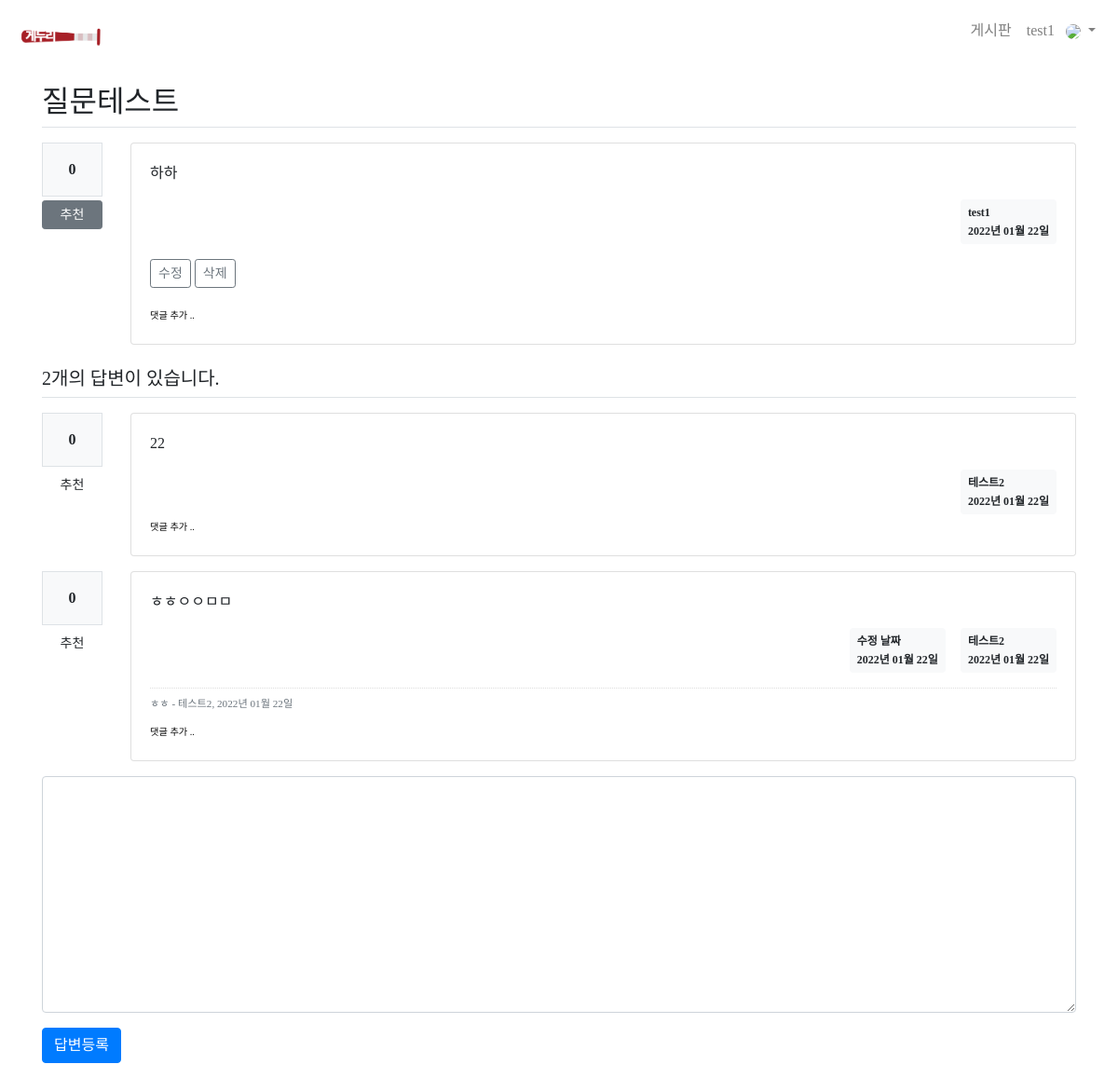
The app's page /question/detail/304/ (signed in) with its own data.
### pybo/models.py (models this page shows)
class User(db.Model):
  id = db.Column(db.Integer, primary_key=True)
  username = db.Column(db.String(150), unique=True, nullable=False)
  password = db.Column(db.String(200), nullable=False)
  email = db.Column(db.String(120), unique=True, nullable=False)

class Question(db.Model):
  id = db.Column(db.Integer, primary_key=True)
  subject = db.Column(db.String(200), nullable=False)
  content = db.Column(db.Text(), nullable=False)
  create_date = db.Column(db.DateTime(), nullable=False)
  user_id = db.Column(db.Integer, db.ForeignKey('user.id', ondelete='CASCADE'), nullable=False)
  user = db.relationship('User', backref=db.backref('question_set'))
  modify_date = db.Column(db.DateTime(), nullable=True)
  voter = db.relationship('User', secondary=question_voter, backref=db.backref('question_voter_set'))

class Answer(db.Model):
  id = db.Column(db.Integer, primary_key=True)
  question_id = db.Column(db.Integer, db.ForeignKey('question.id', ondelete='CASCADE'))
  question = db.relationship('Question', backref=db.backref('answer_set'))
  content = db.Column(db.Text(), nullable=False)
  create_date = db.Column(db.DateTime(), nullable=False)
  user_id = db.Column(db.Integer, db.ForeignKey('user.id', ondelete='CASCADE'), nullable=False)
  user = db.relationship('User', backref=db.backref('answer_set'))
  modify_date = db.Column(db.DateTime(), nullable=True)
  voter = db.relationship('User', secondary=answer_voter, backref=db.backref('answer_voter_set'))

class Comment(db.Model):
    id = db.Column(db.Integer, primary_key=True)
    user_id = db.Column(db.Integer, db.ForeignKey('user.id', ondelete='CASCADE'), nullable=False)
    user = db.relationship('User', backref=db.backref('comment_set'))
    content = db.Column(db.Text(), nullable=False)
    create_date = db.Column(db.DateTime(), nullable=False)
    modify_date = db.Column(db.DateTime())
    question_id = db.Column(db.Integer, db.ForeignKey('question.id', ondelete='CASCADE'), nullable=True)
    question = db.relationship('Question', backref=db.backref('comment_set'))
    answer_id = db.Column(db.Integer, db.ForeignKey('answer.id', ondelete='CASCADE'), nullable=True)
    answer = db.relationship('Answer', backref=db.backref('comment_set'))

### pybo/views/question_views.py (the view)
@bp.route('/detail/<int:question_id>/')
def detail(question_id):
    form = AnswerForm()
    question = Question.query.get_or_404(question_id)
    return render_template('question/question_detail.html', question=question, form=form)

### pybo/forms.py
class AnswerForm(FlaskForm):
    content = TextAreaField('내용', validators=[DataRequired('내용을 입력해주세요')])

### pybo/filter.py (called while the page is built)
def format_datetime(value, fmt='%Y년 %m월 %d일'):
    return value.strftime(fmt)

### pybo/views/auth_views.py (called while the page is built)
@bp.before_app_request
def load_logged_in_user():
    user_id = session.get('user_id')
    if user_id is None:
        g.user = None
    else:
        g.user = User.query.get(user_id)

### pybo/templates/question/question_detail.html (shortened to what this page needs)
{% extends 'base.html' %}
{% block content %}
{% include "navbar.html" %}
<div class="container my-3">
    <h2 class="border-bottom py-2">{{ question.subject }}</h2>
    <div class="row my-3">
        <div class="col-1">
            <div class="bg-light text-center p-3 border font-weight-bolder mb-1">
                {{ question.voter|length }}
            </div>
            <a
                href="#"
                class="recommend btn btn-sm btn-secondary btn-block my-1"
                data-uri="{{ url_for('vote.question', question_id=question.id) }}"
            >추천
            </a>
        </div>
        <div class="col-11">
            <div class="card">
                <div class="card-body">
                    <div class="card-text">{{ question.content|markdown }}</div>
                    <div class="d-flex justify-content-end">
                        <div class="badge badge-light p-2 text-left">
                            <div class="mb-2">{{ question.user.username }}</div>
                            <div>{{ question.create_date|datetime }}</div>
                        </div>
                    </div>
                    {% if g.user == question.user %}
                    <div class="my-3">
                        <a
                            href="{{ url_for('question.modify', question_id=question.id) }}"
                            class="btn btn-sm btn-outline-secondary"
                        >수정
                        </a>
                        <a
                            href="#"
                            class="delete btn btn-sm btn-outline-secondary"
                            data-uri="{{ url_for('question.delete', question_id=question.id) }}"
                        >삭제
                        </a>
                    </div>
                    {% endif %}
                    <div>
                        <a
                            href="{{ url_for('comment.create_question', question_id=question.id) }}"
                            class="small"
                        ><small>댓글 추가 ..</small>
                        </a>
                    </div>
                </div>
            </div>
        </div>
    </div>
    <h5 class="border-bottom my-3 py-2">{{ question.answer_set|length }}개의 답변이 있습니다.</h5>
    {% for answer in question.answer_set %}
    <div class="row my-3">
        <div class="col-1">
            <div class="bg-light text-center p-3 border font-weight-bolder mb-1">
                {{ answer.voter|length }}
            </div>
            <a
                href="#"
                class="recommend btn btn-sm btn-secomdary btn-block my-1"
                data-uri="{{ url_for('vote.answer', answer_id=answer.id) }}"
            >추천
            </a>
        </div>
        <div class="col-11">
            <div class="card">
                <div class="card-body">
                    <div class="card-text">{{ answer.content|markdown }}</div>
                    <div class="d-flex justify-content-end">
                        {% if answer.modify_date %}
                        <div class="badge badge-light p-2 text-left mx-3">
                            <div class="mb-2">수정 날짜</div>
                            <div>{{ answer.create_date|datetime }}</div>
                        </div>
                        {% endif %}
                        <div class="badge badge-light p-2 text-left">
                            <div class="mb-2">{{ answer.user.username }}</div>
                            <div>{{ answer.create_date|datetime }}</div>
                        </div>
                    </div>
                    {% if answer.comment_set|length > 0 %}
                    <div class="mt-3">
                        {% for comment in answer.comment_set %}
                        <div class="comment py-2 text-muted">
                            <span style="white-space: pre-line;">{{ comment.content }}</span>
                            <span>
                                - {{ comment.user.username }}, {{ comment.create_date|datetime }}
                            </span>
                        </div>
                        {% endfor %}
                    </div>
                    {% endif %}
                    <div>
                        <a href="{{ url_for('comment.create_answer', answer_id=answer.id) }}"
                           class="small"><small>댓글 추가 ..</small></a>
                    </div>
                </div>
            </div>
        </div>
    </div>
    {% endfor %}
    <form action="{{ url_for('answer.create', question_id=question.id) }}" method="post" class="my-3">
        <div class="form-group">
            <textarea {% if not g.user %}disabled{% endif %} name="content" id="content" class="form-control" rows="10"></textarea>
        </div>
        <input type="submit" value="답변등록" class="btn btn-primary">
    </form>
</div>
{% endblock %}

### pybo/templates/navbar.html (shortened to what this page needs)
<nav class="navbar navbar-expand-lg navbar-light" style="background-color: none;">
    <a class="nav-link navbar-brand" href="{{ url_for('main.main') }}"></a>
    <div class="collapse navbar-collapse ml-auto justify-content-end" id="navbarNav">
        <ul class="navbar-nav ml-auto">
            <a class="nav-link" href="{{ url_for('question._list') }}">게시판</a>
            <li class="nav-item dropdown no-arrow">
                <a
                    class="nav-link dropdown-toggle"
                    href="#"
                    id="userDropdown"
                    role="button"
                    data-toggle="dropdown"
                    aria-haspopup="true"
                    aria-expanded="true"
                >
                    {% if g.user %}
                    <span class="mr-2 d-none d-lg-inline text-gray-600">{{ g.user.username }}</span>
                    <img class="img-profile rounded-circle" src="https://cdn.pixabay.com/photo/2015/10/05/22/37/blank-profile-picture-973460_960_720.png">
                    {% else %}
                    <span class="mr-2 d-none d-lg-inline text-gray-600">비회원</span>
                    {% endif %}
                </a>
            </li>
        </ul>
    </div>
</nav>

### pybo/static/style.css (style rules this page uses)
* { font-family: 'NanumBarunGothic'; }
a { color:black; text-decoration: none; background-color: transparent; }
.comment { border-top:dotted 1px #ddd; font-size:0.7em; }
.navbar-brand { background-image: url("img/logo.png"); width: 100px; height: 50px; background-size: cover; }

### records on screen
User: user.username "test1"
Question: subject "질문테스트", content "하하", create_date "2022년 01월 22일"
Answer: voter|length "0", content "22", user.username "테스트2", create_date "2022년 01월 22일"
Answer: voter|length "0", content "ㅎㅎㅇㅇㅁㅁ", create_date "2022년 01월 22일", user.username "테스트2"
Comment: content "ㅎㅎ", user.username "테스트2", create_date "2022년 01월 22일"

### other values on screen
{{ question.voter|length }} "0"
{{ question.answer_set|length }} "2"
